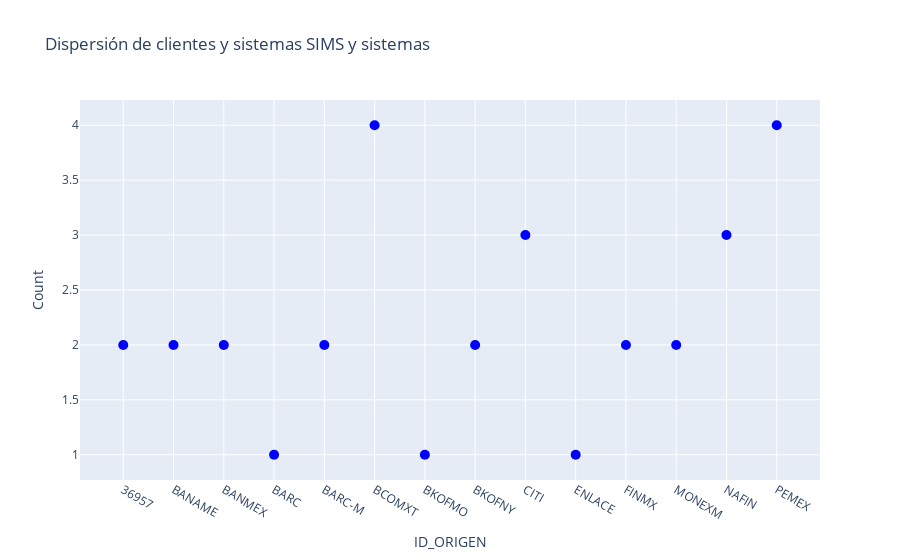

Notebook code cell kept with this figure:
### Markdown cell above
# SIMS VS LOS SISTEMAS TRANSACCIONALES

### Code cell
dfs_comp = [df_soi ,df_meca , df_sirac , df_sipe ,df_tas]
grouped_df_sims, comparacion_sims = clts_repetidos( df_sims, dfs_comp, "NOMBRE_O_RAZON_SOCIAL", 93, "SIMS y sistemas")

### Figure 1 — Plotly figure (JSON) as saved in the notebook; plotly's stock layout.template omitted (floating-point values rounded to 4 significant figures)
{"data": [{"hovertemplate": "%{text}", "marker": {"color": "blue", "size": 10}, "mode": "markers", "text": ["BANCO INBURSA <br>SISTEMAS PRESENTES: MECA,TAS,SIMS<br>NUMERO DE CLIENTES: ['INBUR', 969647, '36957']  <br>DIRECCIONES: ['NO SE TIENE REGISTRADA LA INFORMACION', nan, nan]  <br> RFCS: ['XXXXXXXXXXXX', 'BII931004P61', 'XXXXXXXXXXXXX'] ", "BANCO NACIONAL DE MEXICO, S.A. <br>SISTEMAS PRESENTES: MECA,TAS,SIMS<br>NUMERO DE CLIENTES: ['BNMX', 1060005, 'BANAME']  <br>DIRECCIONES: ['NO SE TIENE REGISTRADA LA INFORMACION', nan, nan]  <br> RFCS: ['XXXXXXXXXXXX', 'XXXXXXXXXXXXX', 'XXXXXXXXXXXXX'] ", "BANCO NACIONAL DE MEXICO, S.A. <br>SISTEMAS PRESENTES: MECA,TAS,SIMS<br>NUMERO DE CLIENTES: ['BNMX', 1060005, 'BANMEX']  <br>DIRECCIONES: ['NO SE TIENE REGISTRADA LA INFORMACION', nan, 'INSURGENTES SUR']  <br> RFCS: ['XXXXXXXXXXXX', 'XXXXXXXXXXXXX', 'XXXXXXXXXXXXX'] ", "BARCLAYS BANK, BBPLC, NEW YORK <br>SISTEMAS PRESENTES: SIPE,SIMS<br>NUMERO DE CLIENTES: [319, 'BARC']  <br>DIRECCIONES: [nan, nan]  <br> RFCS: ['XXXXXXXXXXXXX', 'XXXXXXXXXXXXX'] ", "BARCLAYS BANK MÉXICO <br>SISTEMAS PRESENTES: SIPE,SIPE,SIMS<br>NUMERO DE CLIENTES: [344, 345, 'BARC-M']  <br>DIRECCIONES: ['PASEO DE LA REFORMA NUM.505 PISO 41 COL. CUAUHTEMOC 06500', 'AV. PASEO DE LA REFORMA 505 COL. CUAHUTEMOC', 'PASEO DE LA REFORMA 5052, PISO 41, CUAUHTÉMOC']  <br> RFCS: ['BBM060102M82', 'BBM060102M82', 'XXXXXXXXXXXXX'] ", "BANCO NACIONAL DE COMERCIO EXTERIOR,SNC <br>SISTEMAS PRESENTES: MECA,SIRAC,TAS,TAS,SIMS<br>NUMERO DE CLIENTES: ['BCOMEX', 5970070, 1060008, 997861, 'BCOMXT']  <br>DIRECCIONES: ['NO SE TIENE REGISTRADA LA INFORMACION', nan, nan, nan, nan]  <br> RFCS: ['XXXXXXXXXXXX', 'BNC8507311M4', 'XXXXXXXXXXXXX', 'BNC8507311M4', 'XXXXXXXXXXXXX'] ", "BANK OF MONTREAL <br>SISTEMAS PRESENTES: SIPE,SIMS<br>NUMERO DE CLIENTES: [4, 'BKOFMO']  <br>DIRECCIONES: ['115 SOUTH LASALLE STREET CHICAGO, ILLINOIS 60603', nan]  <br> RFCS: ['XXXXXXXXXXXXX', 'XXXXXXXXXXXXX'] ", "BANK OF NEW YORK <br>SISTEMAS PRESENTES: MECA,SIPE,SIMS<br>NUMERO DE CLIENTES: ['BANKNY', 287, 'BKOFNY']  <br>DIRECCIONES: ['NO SE TIENE REGISTRADA LA INFORMACION', '32 OLD SLIP ROAD NY, NY 10179', nan]  <br> RFCS: ['XXXXXXXXXXXX', 'XXXXXXXXXXXXX', 'XXXXXXXXXXXXX'] ", "CITIBANK, NEW YORK <br>SISTEMAS PRESENTES: MECA,SIPE,SIPE,SIMS<br>NUMERO DE CLIENTES: ['CITINY', 250, 315, 'CITI']  <br>DIRECCIONES: ['NO SE TIENE REGISTRADA LA INFORMACION', nan, nan, nan]  <br> RFCS: ['XXXXXXXXXXXX', 'XXXXXXXXXXXXX', 'XXXXXXXXXXXXX', 'XXXXXXXXXXXXX'] ", "ENLACE INT SA DE CV <br>SISTEMAS PRESENTES: TAS,SIMS<br>NUMERO DE CLIENTES: [1064950, 'ENLACE']  <br>DIRECCIONES: [nan, 'TORRE ESMERALDA II,BLVD AVILA CAMACHO 36-1805']  <br> RFCS: ['EIN961028182', 'XXXXXXXXXXXXX'] ", "CASA DE BOLSA FINAMEX S.A.B. DE C.V. <br>SISTEMAS PRESENTES: TAS,TAS,SIMS<br>NUMERO DE CLIENTES: [1057506, 1057538, 'FINMX']  <br>DIRECCIONES: [nan, nan, 'AVENIDA AMÉRICAS 1545 PISO18 Y19']  <br> RFCS: ['CBF920629BVO', 'CBF920629BV0', 'XXXXXXXXXXXXX'] ", "MONEX CASA DE BOLSA C.A. DE C.V. <br>SISTEMAS PRESENTES: MECA,TAS,SIMS<br>NUMERO DE CLIENTES: ['MONEX', 1057517, 'MONEXM']  <br>DIRECCIONES: ['INSURGENTES SUR 1886 COL.FLORIDA', nan, 'AVENIDA PASEO DE LA REFORMA 284 PISO 15']  <br> RFCS: ['XXX123456XXX', 'MCB860313CD6', 'XXXXXXXXXXXXX'] ", "NACIONAL FINANCIERA SNC <br>SISTEMAS PRESENTES: SOI,MECA,TAS,SIMS<br>NUMERO DE CLIENTES: [12066, 'NAFIN', 100177, 'NAFIN']  <br>DIRECCIONES: ['INSURGENTES SUR', 'INSURGENTES SUR 1971', nan, 'INSURGENTES SUR 1971, GUADALUPE INN']  <br> RFCS: ['NFI3406305T0', 'NFI3406305TO', 'NFI3406305T0', 'XXXXXXXXXXXXX'] ", "PETROLEOS MEXICANOS <br>SISTEMAS PRESENTES: MECA,SIRAC,TAS,TAS,SIMS<br>NUMERO DE CLIENTES: ['PEMEX', 4092904, 1065306, 1048332, 'PEMEX']  <br>DIRECCIONES: ['MARINA NACIONAL', nan, nan, nan, 'MARINA NACIONAL']  <br> RFCS: ['XXXXXXXXXXXX', 'PME380607P35', 'PME380607P35', 'PME380607P35', 'XXXXXXXXXXXXX'] "], "type": "scatter", "x": ["36957", "BANAME", "BANMEX", "BARC", "BARC-M", "BCOMXT", "BKOFMO", "BKOFNY", "CITI", "ENLACE", "FINMX", "MONEXM", "NAFIN", "PEMEX"], "y": [2, 2, 2, 1, 2, 4, 1, 2, 3, 1, 2, 2, 3, 4]}], "layout": {"title": {"text": "Dispersión de clientes y sistemas SIMS y sistemas"}, "xaxis": {"title": {"text": "ID_ORIGEN"}}, "yaxis": {"title": {"text": "Count"}}}}
